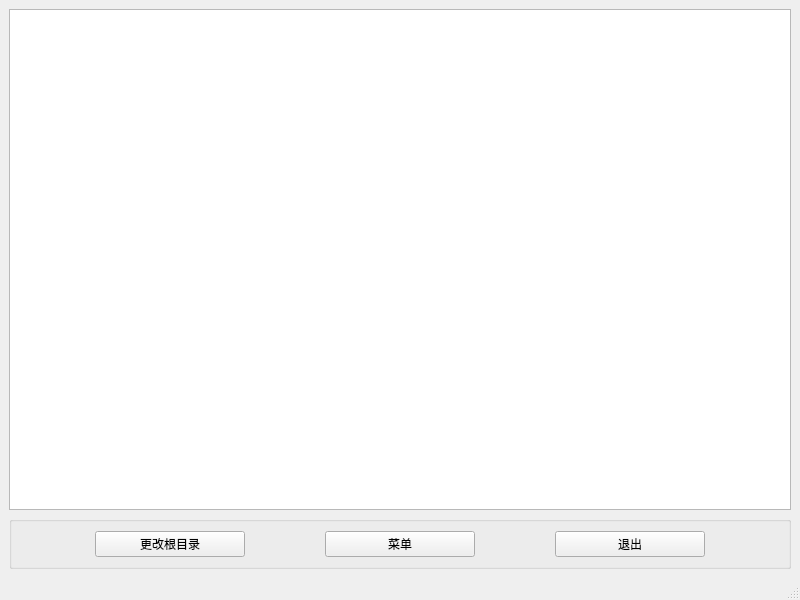
<?xml version="1.0" encoding="UTF-8"?>
<ui version="4.0">
<class>MainWindow</class>
<widget class="QMainWindow" name="MainWindow">
 <property name="geometry">
  <rect>
   <x>0</x>
   <y>0</y>
   <width>800</width>
   <height>600</height>
  </rect>
 </property>
 <property name="windowTitle">
  <string>目录选择</string>
 </property>
 <widget class="QWidget" name="centralwidget">
  <layout class="QVBoxLayout" name="verticalLayout">
   <item>
    <widget class="QTreeView" name="treeView"/>
   </item>
   <item>
    <widget class="QGroupBox" name="groupBox">
     <property name="title">
      <string/>
     </property>
     <layout class="QHBoxLayout" name="horizontalLayout">
      <item>
       <spacer name="horizontalSpacer">
        <property name="orientation">
         <enum>Qt::Horizontal</enum>
        </property>
        <property name="sizeHint" stdset="0">
         <size>
          <width>40</width>
          <height>20</height>
         </size>
        </property>
       </spacer>
      </item>
      <item>
       <widget class="QPushButton" name="pushButton">
        <property name="minimumSize">
         <size>
          <width>150</width>
          <height>25</height>
         </size>
        </property>
        <property name="text">
         <string>更改根目录</string>
        </property>
       </widget>
      </item>
      <item>
       <spacer name="horizontalSpacer_2">
        <property name="orientation">
         <enum>Qt::Horizontal</enum>
        </property>
        <property name="sizeHint" stdset="0">
         <size>
          <width>40</width>
          <height>20</height>
         </size>
        </property>
       </spacer>
      </item>
      <item>
       <widget class="QPushButton" name="pushButton_2">
        <property name="minimumSize">
         <size>
          <width>150</width>
          <height>25</height>
         </size>
        </property>
        <property name="text">
         <string>菜单</string>
        </property>
       </widget>
      </item>
      <item>
       <spacer name="horizontalSpacer_3">
        <property name="orientation">
         <enum>Qt::Horizontal</enum>
        </property>
        <property name="sizeHint" stdset="0">
         <size>
          <width>40</width>
          <height>20</height>
         </size>
        </property>
       </spacer>
      </item>
      <item>
       <widget class="QPushButton" name="closebutton">
        <property name="minimumSize">
         <size>
          <width>150</width>
          <height>25</height>
         </size>
        </property>
        <property name="text">
         <string>退出</string>
        </property>
       </widget>
      </item>
      <item>
       <spacer name="horizontalSpacer_4">
        <property name="orientation">
         <enum>Qt::Horizontal</enum>
        </property>
        <property name="sizeHint" stdset="0">
         <size>
          <width>40</width>
          <height>20</height>
         </size>
        </property>
       </spacer>
      </item>
     </layout>
    </widget>
   </item>
  </layout>
 </widget>
 <widget class="QMenuBar" name="menubar">
  <property name="geometry">
   <rect>
    <x>0</x>
    <y>0</y>
    <width>800</width>
    <height>28</height>
   </rect>
  </property>
 </widget>
 <widget class="QStatusBar" name="statusbar"/>
</widget>
<resources/>
<connections/>
</ui>
